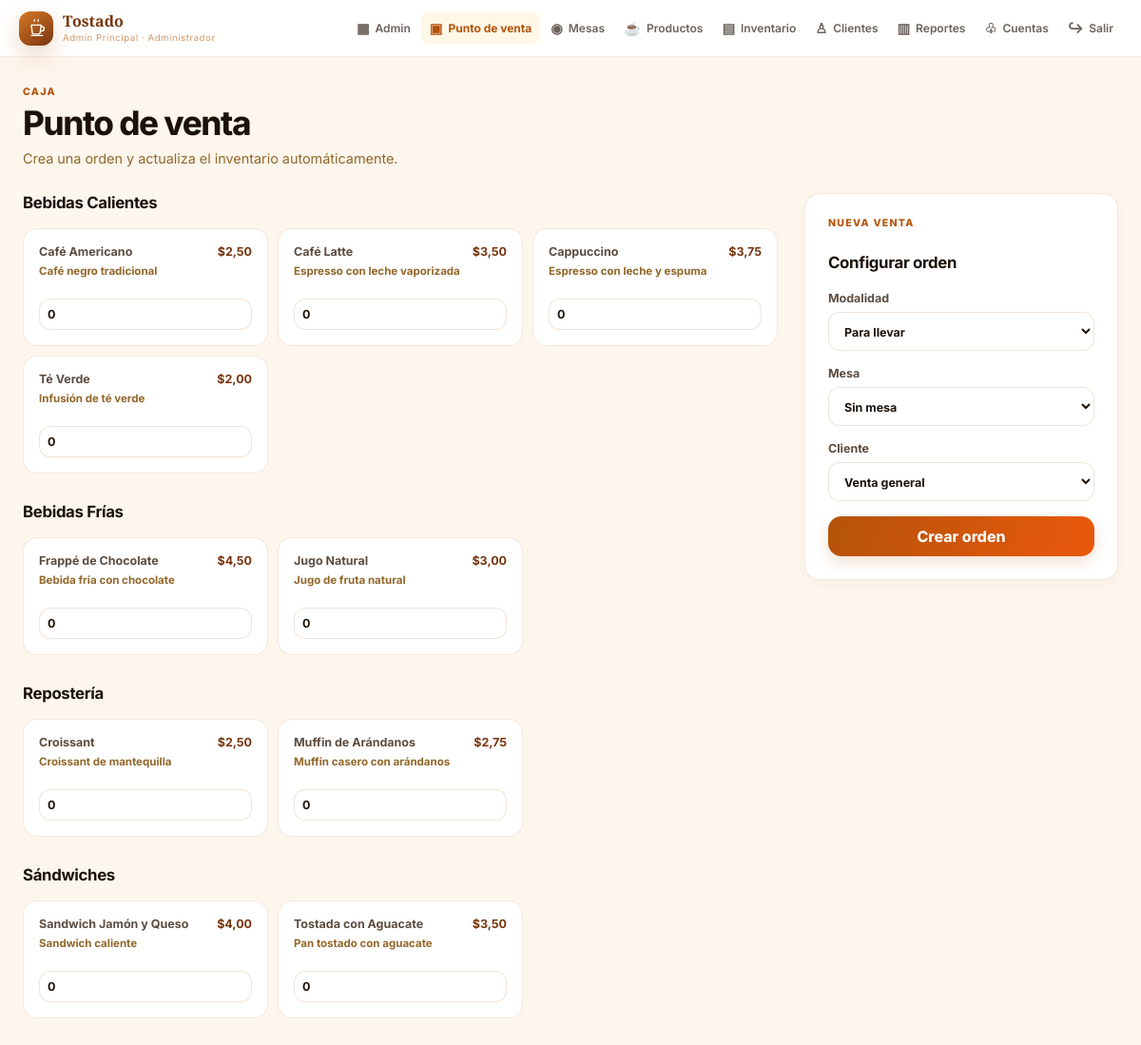
Page /pos/ (signed in) on the committed database.
### cafeteria/models.py (models this page shows, shortened)
class Empleado(models.Model):
    class Rol(models.TextChoices):
        ADMINISTRADOR = "administrador", "Administrador"
        CAJERO = "cajero", "Cajero"
        BARISTA = "barista", "Barista"
    usuario = models.OneToOneField(User, on_delete=models.CASCADE, related_name="empleado")
    nombre = models.CharField(max_length=120)
    rol = models.CharField(max_length=20, choices=Rol.choices)

class Producto(models.Model):
    nombre = models.CharField(max_length=120)
    descripcion = models.TextField(blank=True)
    precio = models.DecimalField(
        max_digits=10,
        decimal_places=2,
        validators=[MinValueValidator(Decimal("0.01"))],
    )
    categoria = models.CharField(max_length=80)
    imagen = models.URLField(blank=True)
    disponible = models.BooleanField(default=True)

### cafeteria/views.py (the view, shortened to what this page needs)
# urls.py: path("pos/", views.pos, name="pos"),
@roles_permitidos(ADMIN, CAJERO)
@require_http_methods(["GET", "POST"])
def pos(request):
    return render(
        request,
        "cafeteria/pos.html",
        {
            "productos": Producto.objects.filter(disponible=True).order_by("categoria", "nombre"),
            "mesas": Mesa.objects.filter(estado=Mesa.Estado.DISPONIBLE),
            "clientes": Cliente.objects.order_by("nombre"),
        },
    )

### cafeteria/context_processors.py (called while the page is built)
def navegacion(request):
    if not request.user.is_authenticated:
        return {}
    return {
        "empleado_actual": getattr(request.user, "empleado", None),
        "alertas_stock": Insumo.objects.filter(cantidad__lte=models.F("nivel_minimo")).count(),
    }

### templates/cafeteria/pos.html (shortened to what this page needs)
{% extends "cafeteria/base.html" %}
{% block content %}
<div class="page-heading"><div><span class="eyebrow">Caja</span><h1>Punto de venta</h1><p>Crea una orden y actualiza el inventario automáticamente.</p></div></div>
<form method="post" class="pos-layout">{% csrf_token %}
  <section>
    {% regroup productos by categoria as categorias %}
    {% for categoria in categorias %}
      <div class="section-heading"><h2>{{ categoria.grouper }}</h2></div>
      <div class="pos-products">{% for producto in categoria.list %}<label class="pos-product"><span><strong>{{ producto.nombre }}</strong><small>{{ producto.descripcion }}</small></span><b>${{ producto.precio }}</b><input type="number" name="producto_{{ producto.pk }}" min="0" max="99" value="0"></label>{% endfor %}</div>
    {% endfor %}
  </section>
  <aside class="order-card">
    <span class="eyebrow">Nueva venta</span><h2>Configurar orden</h2>
    <label>Modalidad<select name="tipo"><option value="llevar">Para llevar</option><option value="local">En el local</option><option value="delivery">Delivery</option></select></label>
    <label>Mesa<select name="mesa"><option value="">Sin mesa</option>{% for mesa in mesas %}<option value="{{ mesa.pk }}">Mesa {{ mesa.numero }}</option>{% endfor %}</select></label>
    <label>Cliente<select name="cliente"><option value="">Venta general</option>{% for cliente in clientes %}<option value="{{ cliente.pk }}">{{ cliente.nombre }} · {{ cliente.puntos }} pts</option>{% endfor %}</select></label>
    <button class="button button--large" type="submit">Crear orden</button>
  </aside>
</form>
{% endblock %}

### templates/cafeteria/base.html (shortened to what this page needs)
{% load static %}
<!doctype html>
<html lang="es">
<head>
  <link rel="stylesheet" href="{% static 'cafeteria/app.css' %}?v=5">
</head>
<body>
  {% if user.is_authenticated and empleado_actual %}
    <header class="topbar">
      <a class="brand brand--compact" href="{% url 'admin' %}">
        <span class="brand__mark" aria-hidden="true"></span>
        <span><strong>Tostado</strong><small>{{ empleado_actual.nombre }} · {{ empleado_actual.get_rol_display }}</small></span>
      </a>
      <nav class="main-nav" id="main-nav" aria-label="Navegación principal">
        <a href="{% url 'admin' %}" {% if request.resolver_match.url_name == 'admin' %}aria-current="page"{% endif %}><span aria-hidden="true">▦</span>Admin</a>
        {% if empleado_actual.rol == 'administrador' or empleado_actual.rol == 'cajero' %}
          <a href="{% url 'pos' %}" {% if request.resolver_match.url_name == 'pos' %}aria-current="page"{% endif %}><span aria-hidden="true">▣</span>Punto de venta</a>
        {% endif %}
        <a href="{% url 'mesas' %}" {% if request.resolver_match.url_name == 'mesas' %}aria-current="page"{% endif %}><span aria-hidden="true">◉</span>Mesas</a>
        {% if empleado_actual.rol == 'administrador' %}
          <a href="{% url 'productos' %}" {% if request.resolver_match.url_name == 'productos' %}aria-current="page"{% endif %}><span aria-hidden="true">☕</span>Productos</a>
          <a href="{% url 'inventario' %}" ><span aria-hidden="true">▤</span>Inventario</a>
        {% endif %}
        {% if empleado_actual.rol != 'barista' %}<a href="{% url 'clientes' %}" {% if request.resolver_match.url_name == 'clientes' %}aria-current="page"{% endif %}><span aria-hidden="true">♙</span>Clientes</a>{% endif %}
        {% if empleado_actual.rol == 'administrador' %}
          <a href="{% url 'reportes' %}" {% if request.resolver_match.url_name == 'reportes' %}aria-current="page"{% endif %}><span aria-hidden="true">▥</span>Reportes</a>
          <a href="{% url 'empleados' %}" {% if request.resolver_match.url_name == 'empleados' %}aria-current="page"{% endif %}><span aria-hidden="true">♧</span>Cuentas</a>
        {% endif %}
        <form method="post" action="{% url 'logout' %}">{% csrf_token %}<button class="link-button" type="submit"><span aria-hidden="true">↪</span> Salir</button></form>
      </nav>
    </header>
  {% endif %}
  <main class="{% block main_class %}shell{% endblock %}">
    {% block content %}{% endblock %}
  </main>
</body>
</html>

### rows in the picture
Empleado: nombre "Admin Principal", rol "Administrador"
Producto: grouper "Bebidas Calientes", nombre "Café Americano", descripcion "Café negro tradicional", precio "2,50"
Producto: nombre "Café Latte", descripcion "Espresso con leche vaporizada", precio "3,50"
Producto: nombre "Cappuccino", descripcion "Espresso con leche y espuma", precio "3,75"
Producto: nombre "Té Verde", descripcion "Infusión de té verde", precio "2,00"
Producto: grouper "Bebidas Frías", nombre "Frappé de Chocolate", descripcion "Bebida fría con chocolate", precio "4,50"
Producto: nombre "Jugo Natural", descripcion "Jugo de fruta natural", precio "3,00"
Producto: grouper "Repostería", nombre "Croissant", descripcion "Croissant de mantequilla", precio "2,50"
Producto: nombre "Muffin de Arándanos", descripcion "Muffin casero con arándanos", precio "2,75"
Producto: grouper "Sándwiches", nombre "Sandwich Jamón y Queso", descripcion "Sandwich caliente", precio "4,00"
Producto: nombre "Tostada con Aguacate", descripcion "Pan tostado con aguacate", precio "3,50"
